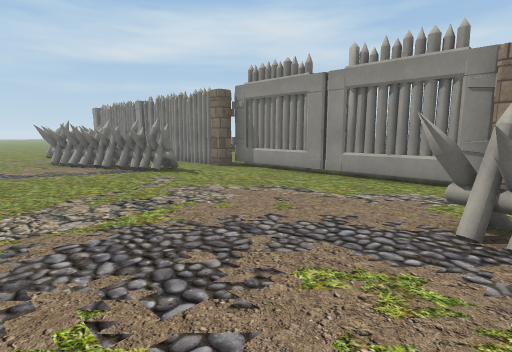
view 1 (above)

24 first-person views from a walk through a Unity game level. The camera is 1.3 m above the floor, tilts 8° down and sees 80° across. The floor is counted in squares, 1 m on a side. Each view is taken from the middle of a square. On the plan, view 1 faces up. The plan holds only what a view shows up to about 14 squares ahead; the rest is blank. The place goes on beyond the plan. The player character is not drawn. Door leaves are left out, so doorways stand open. Some surface patterns are stand-ins.

view 2
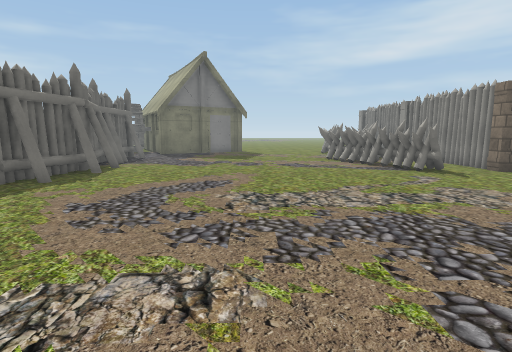

view 3
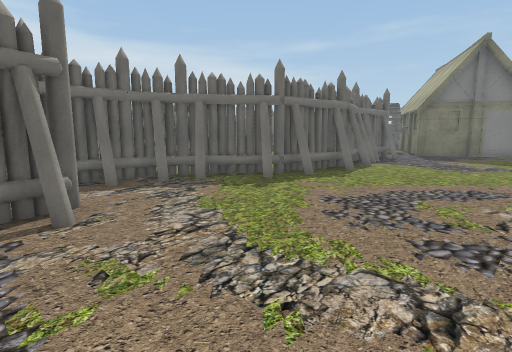

view 4
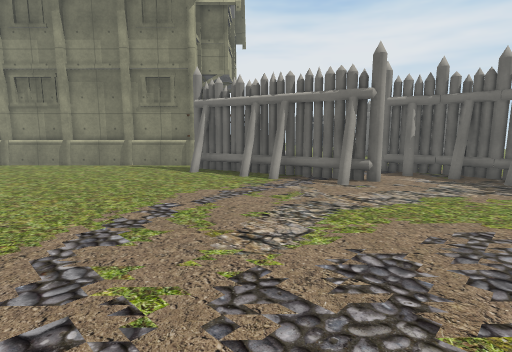

view 5
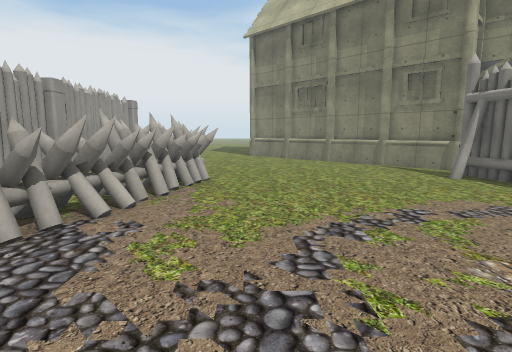

view 6
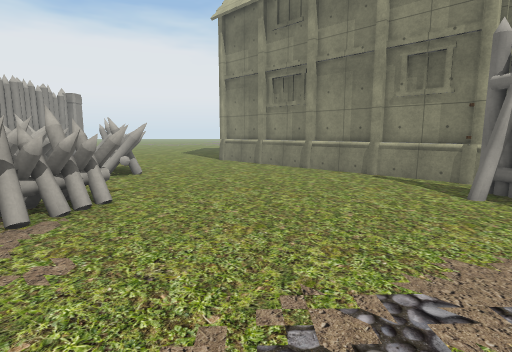

view 7
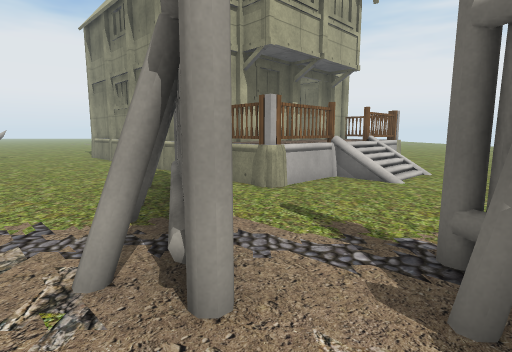

view 8
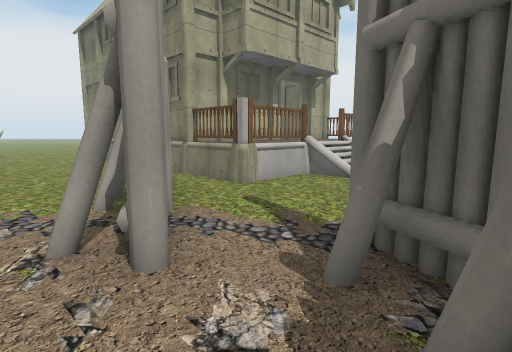

view 9
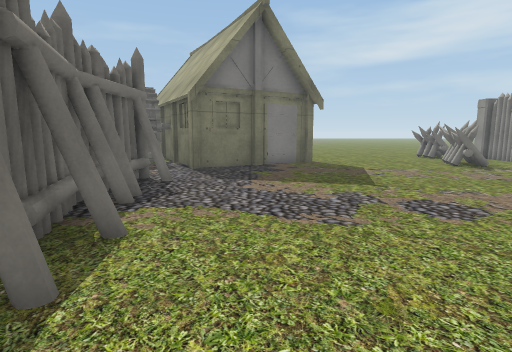

view 10
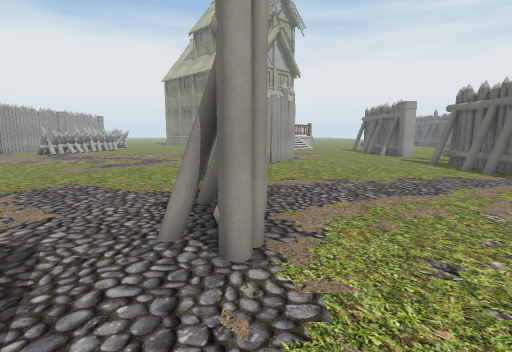

view 11
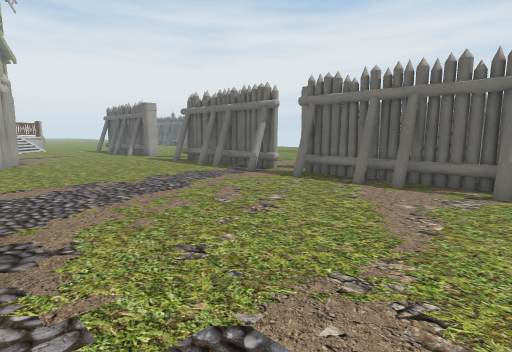

view 12
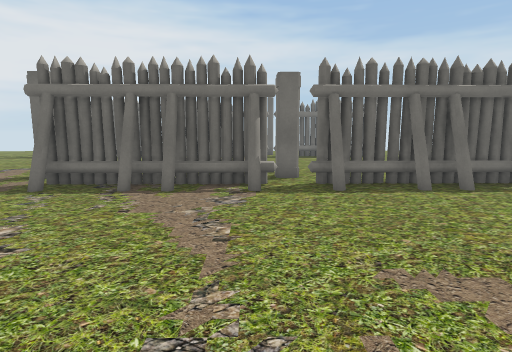

view 13
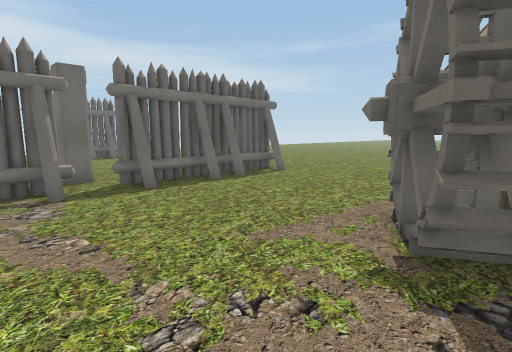

view 14
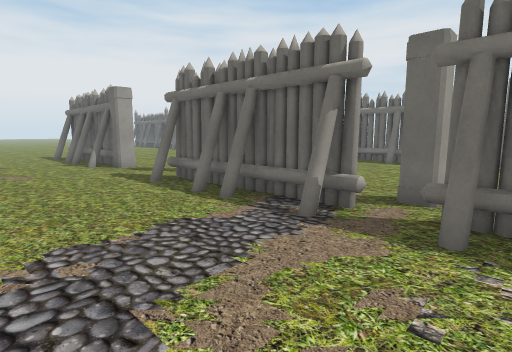

view 15
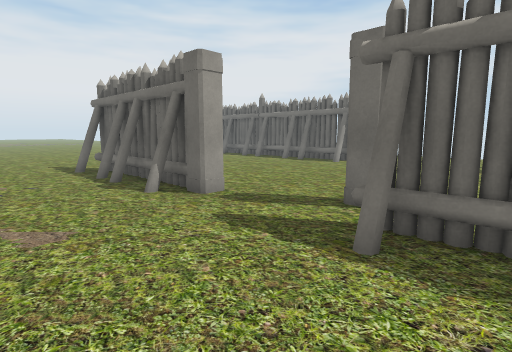

view 16
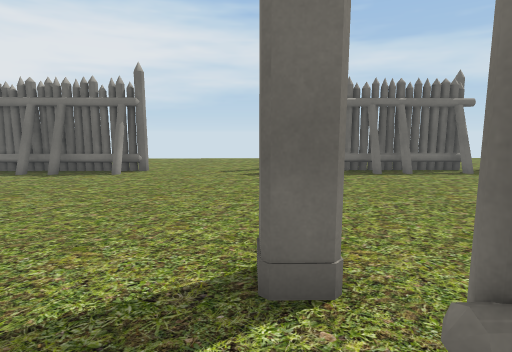

view 17
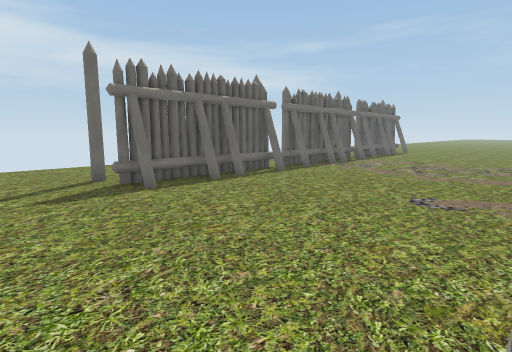

view 18
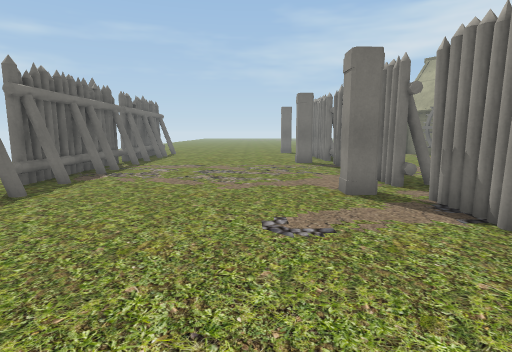

view 19
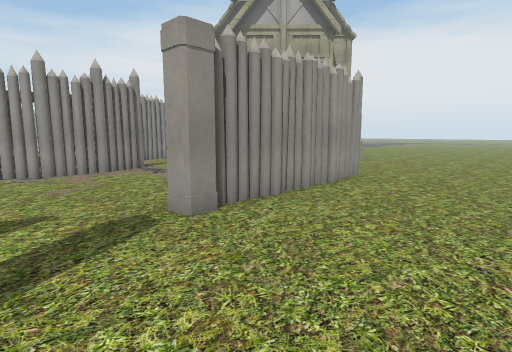

view 20
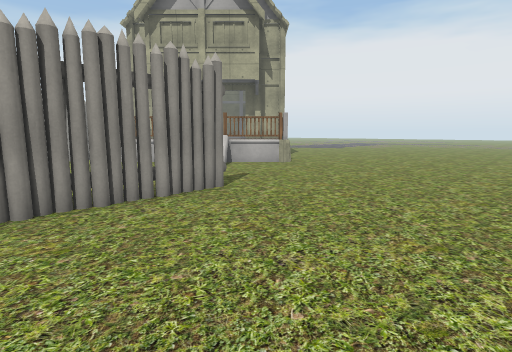

view 21
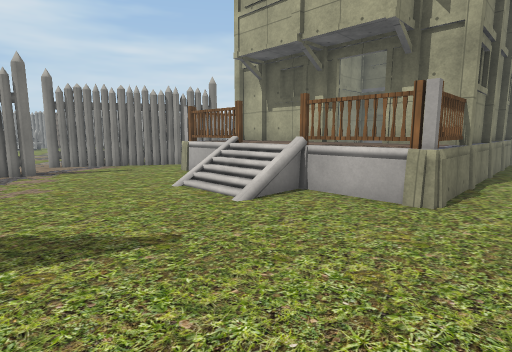

view 22
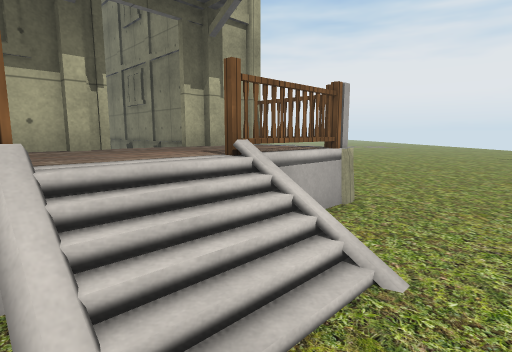

view 23
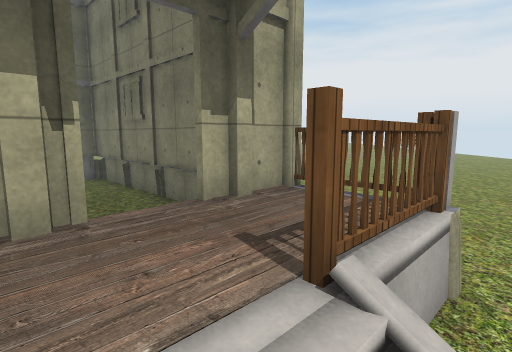

view 24
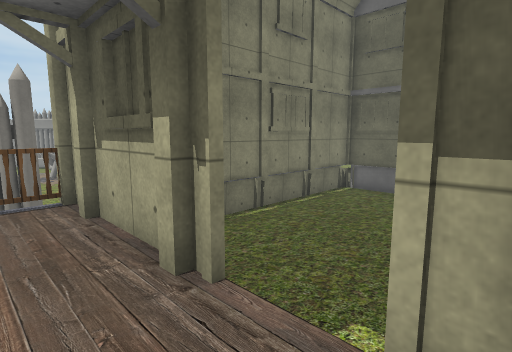

### Floor plan
Key: @ floor where view 1 was taken; # wall or solid block; x gap in a wall; . main floor; : floor 1 m higher than the main floor; / step, stairs or slope; D open door; = window, fence, low wall or low ledge; v drop or lower ground; O other object.
Columns run from 29 left of view 1 to 9 right of it. Each row starts with its distance up from view 1.
 11             #..........OOOO...OO
 10 ....  #    ##............OO....#
  9 ......OOO###....................OO
  8 ......OOOO.......................OO
  7 O......O..........................#
  6 O............O....................#
  5 OOO..........#O...................
  4  OO...........OO...............OO
  3   OOO..........OOO..............OO   #O
  2   ..OO...........#O.............OO.   O
  1 ...#.#O...........OO.............OO
  0 ......OO...........#.........@...OO.OOO
 -1 .......#O..........OO.............OO.OO
 -2 ........OO.........#..................
 -3 ........#OO........OO................OO
 -4 ........#.#O........O...#O.............
 -5 ...........OO.......#OO.O#OO...........
 -6 O...........#O.......#O...OOOO.........
 -7 O............#O.............##.........
 -8 OOO..........x.............###..#.=....
 -9 .OOO.......................#:###v#v####
-10  #OO............#O.........O:#v vvvvvvv
-11    OOO...........#O......//O::#vvvvvvvv
-12     OO............#O.....//::#vvvvvvvv
-13      OOO...........#OO...#/:::Dvvvvv
-14      ...............OO....=O:DDvv vv
-15    ........................#:#v   vvvvv
-16    ........................############
-17    ........O.........................
-18     .. ....OO.. .............

Positions as (right, up) in squares from view 1, and headings:
1: (0, 0), facing up
2: (0, -1), facing up-left
3: (0, -1), facing left
4: (-2, 4), facing down
5: (-2, 4), facing down-right
6: (-1, 1), facing down-right
7: (-7, -3), facing down-right
8: (-8, -3), facing down-right
9: (-8, 2), facing up-left
10: (-19, 8), facing down-right
11: (-19, 8), facing down
12: (-19, 7), facing down-left
13: (-18, 6), facing left
14: (-18, 2), facing down
15: (-14, -3), facing down
16: (-14, -7), facing down-left
17: (-15, -10), facing left
18: (-18, -10), facing up-left
19: (-18, -11), facing right
20: (-16, -15), facing right
21: (-8, -18), facing up-right
22: (-5, -11), facing down-right
23: (-3, -12), facing down-right
24: (-1, -15), facing up-right
